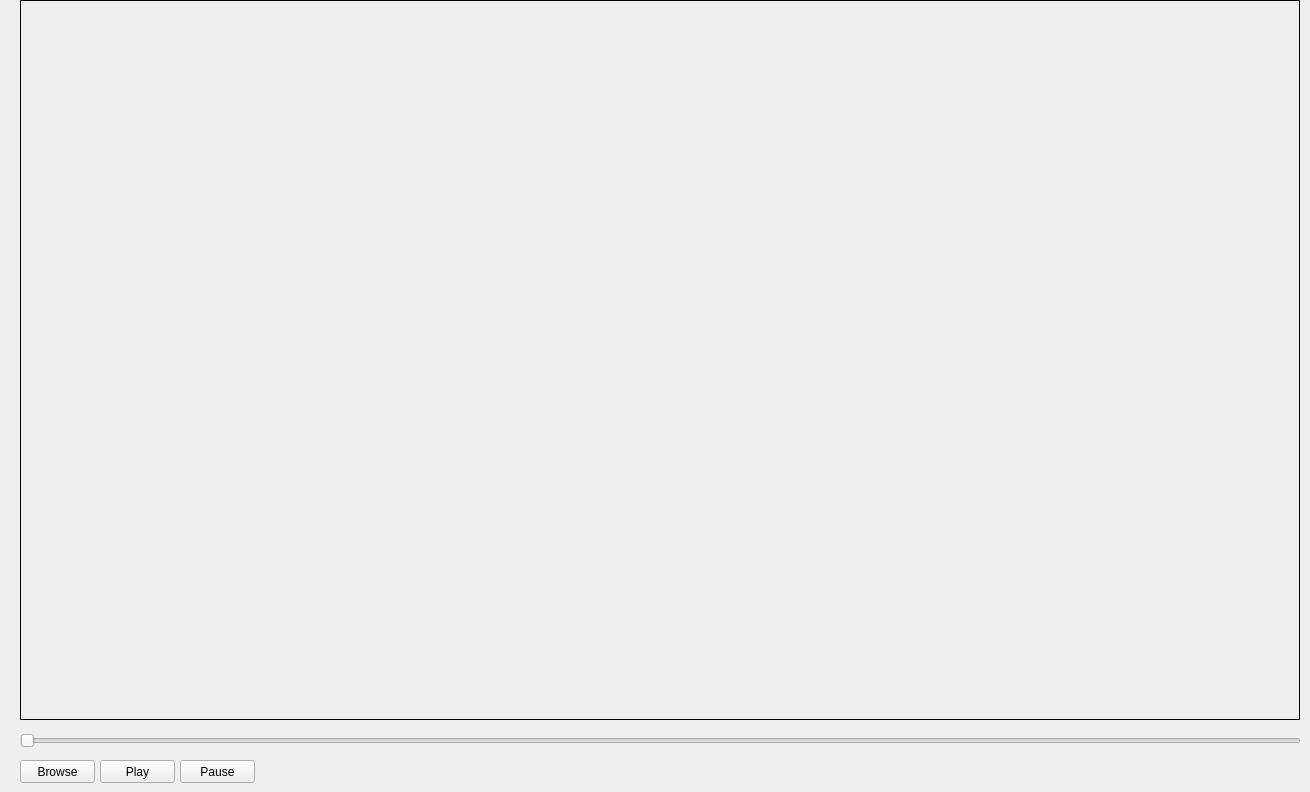
                     <widget class="QWidget" name="home">
                      <property name="styleSheet">
                       <string notr="true">background-image: url(:/images/images/images/PyDracula_vertical.png);
background-position: center;
background-repeat: no-repeat;</string>
                      </property>
                      <widget class="QLabel" name="display">
                       <property name="enabled">
                        <bool>true</bool>
                       </property>
                       <property name="geometry">
                        <rect>
                         <x>20</x>
                         <y>0</y>
                         <width>1280</width>
                         <height>720</height>
                        </rect>
                       </property>
                       <property name="toolTipDuration">
                        <number>23</number>
                       </property>
                       <property name="frameShape">
                        <enum>QFrame::Box</enum>
                       </property>
                       <property name="text">
                        <string/>
                       </property>
                      </widget>
                      <widget class="QPushButton" name="browseButton">
                       <property name="geometry">
                        <rect>
                         <x>20</x>
                         <y>760</y>
                         <width>75</width>
                         <height>23</height>
                        </rect>
                       </property>
                       <property name="text">
                        <string>Browse</string>
                       </property>
                      </widget>
                      <widget class="QPushButton" name="playButton">
                       <property name="geometry">
                        <rect>
                         <x>100</x>
                         <y>760</y>
                         <width>75</width>
                         <height>23</height>
                        </rect>
                       </property>
                       <property name="text">
                        <string>Play</string>
                       </property>
                      </widget>
                      <widget class="QSlider" name="slider">
                       <property name="geometry">
                        <rect>
                         <x>20</x>
                         <y>730</y>
                         <width>1281</width>
                         <height>22</height>
                        </rect>
                       </property>
                       <property name="orientation">
                        <enum>Qt::Horizontal</enum>
                       </property>
                      </widget>
                      <widget class="QPushButton" name="stopButton">
                       <property name="geometry">
                        <rect>
                         <x>180</x>
                         <y>760</y>
                         <width>75</width>
                         <height>23</height>
                        </rect>
                       </property>
                       <property name="text">
                        <string>Pause</string>
                       </property>
                      </widget>
                     </widget>
